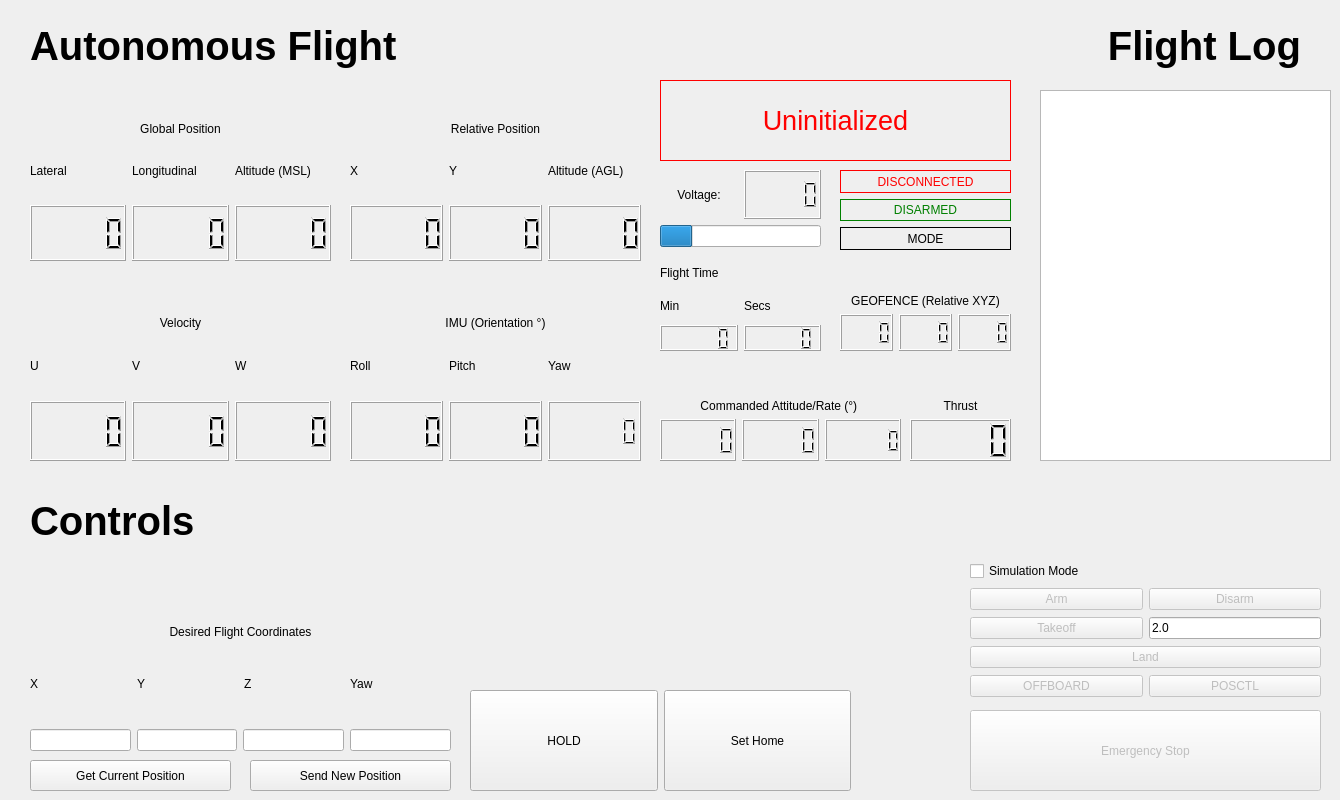
  <widget class="QWidget" name="AutonomousFlightMode_Tab">
   <attribute name="title">
    <string>Autonomous Flight</string>
   </attribute>
   <widget class="QLabel" name="AutonomousTitle">
    <property name="geometry">
     <rect>
      <x>30</x>
      <y>15</y>
      <width>481</width>
      <height>61</height>
     </rect>
    </property>
    <property name="font">
     <font>
      <pointsize>30</pointsize>
      <weight>75</weight>
      <bold>true</bold>
     </font>
    </property>
    <property name="text">
     <string>Autonomous Flight</string>
    </property>
   </widget>
   <widget class="QWidget" name="verticalLayoutWidget_2">
    <property name="geometry">
     <rect>
      <x>30</x>
      <y>80</y>
      <width>301</width>
      <height>181</height>
     </rect>
    </property>
    <layout class="QVBoxLayout" name="GPSDataLayout">
     <item>
      <widget class="QLabel" name="GPSLabel">
       <property name="text">
        <string>Global Position</string>
       </property>
       <property name="alignment">
        <set>Qt::AlignBottom|Qt::AlignHCenter</set>
       </property>
      </widget>
     </item>
     <item>
      <layout class="QHBoxLayout" name="GPSHLayout">
       <item>
        <widget class="QLabel" name="LatLabel">
         <property name="text">
          <string>Lateral</string>
         </property>
        </widget>
       </item>
       <item>
        <widget class="QLabel" name="LongLabel">
         <property name="text">
          <string>Longitudinal</string>
         </property>
        </widget>
       </item>
       <item>
        <widget class="QLabel" name="AltLabel">
         <property name="text">
          <string>Altitude (MSL)</string>
         </property>
        </widget>
       </item>
      </layout>
     </item>
     <item>
      <layout class="QHBoxLayout" name="GPS_DISP">
       <item>
        <widget class="QLCDNumber" name="LatGPS_DISP"/>
       </item>
       <item>
        <widget class="QLCDNumber" name="LongGPS_DISP"/>
       </item>
       <item>
        <widget class="QLCDNumber" name="AltGPS_DISP"/>
       </item>
      </layout>
     </item>
    </layout>
   </widget>
   <widget class="QWidget" name="verticalLayoutWidget_4">
    <property name="geometry">
     <rect>
      <x>350</x>
      <y>270</y>
      <width>291</width>
      <height>191</height>
     </rect>
    </property>
    <layout class="QVBoxLayout" name="IMULayout">
     <item>
      <widget class="QLabel" name="IMULabel">
       <property name="text">
        <string>IMU (Orientation °)</string>
       </property>
       <property name="alignment">
        <set>Qt::AlignBottom|Qt::AlignHCenter</set>
       </property>
      </widget>
     </item>
     <item>
      <layout class="QHBoxLayout" name="IMUHLayout">
       <item>
        <widget class="QLabel" name="XLabel0">
         <property name="text">
          <string>Roll</string>
         </property>
        </widget>
       </item>
       <item>
        <widget class="QLabel" name="YLabel0">
         <property name="text">
          <string>Pitch</string>
         </property>
        </widget>
       </item>
       <item>
        <widget class="QLabel" name="ZLabel0">
         <property name="text">
          <string>Yaw</string>
         </property>
        </widget>
       </item>
      </layout>
     </item>
     <item>
      <layout class="QHBoxLayout" name="IMU_DISP">
       <item>
        <widget class="QLCDNumber" name="X_DISP"/>
       </item>
       <item>
        <widget class="QLCDNumber" name="Y_DISP"/>
       </item>
       <item>
        <widget class="QLCDNumber" name="Z_DISP">
         <property name="digitCount">
          <number>6</number>
         </property>
        </widget>
       </item>
      </layout>
     </item>
    </layout>
   </widget>
   <widget class="QWidget" name="verticalLayoutWidget_5">
    <property name="geometry">
     <rect>
      <x>30</x>
      <y>270</y>
      <width>301</width>
      <height>191</height>
     </rect>
    </property>
    <layout class="QVBoxLayout" name="VelVLayout">
     <item>
      <widget class="QLabel" name="VelLabel">
       <property name="text">
        <string>Velocity</string>
       </property>
       <property name="alignment">
        <set>Qt::AlignBottom|Qt::AlignHCenter</set>
       </property>
      </widget>
     </item>
     <item>
      <layout class="QHBoxLayout" name="VelHLabel">
       <item>
        <widget class="QLabel" name="U_VEL_Label">
         <property name="text">
          <string>U</string>
         </property>
        </widget>
       </item>
       <item>
        <widget class="QLabel" name="V_VEL_Label">
         <property name="text">
          <string>V</string>
         </property>
        </widget>
       </item>
       <item>
        <widget class="QLabel" name="W_VEL_Label">
         <property name="text">
          <string>W</string>
         </property>
        </widget>
       </item>
      </layout>
     </item>
     <item>
      <layout class="QHBoxLayout" name="Vel_DISP">
       <item>
        <widget class="QLCDNumber" name="U_Vel_DISP"/>
       </item>
       <item>
        <widget class="QLCDNumber" name="V_Vel_DISP"/>
       </item>
       <item>
        <widget class="QLCDNumber" name="W_Vel_DISP"/>
       </item>
      </layout>
     </item>
    </layout>
   </widget>
   <widget class="QWidget" name="verticalLayoutWidget_6">
    <property name="geometry">
     <rect>
      <x>660</x>
      <y>260</y>
      <width>161</width>
      <height>91</height>
     </rect>
    </property>
    <layout class="QVBoxLayout" name="FlightTimeVLayout">
     <item>
      <widget class="QLabel" name="FlightTimeLabel">
       <property name="text">
        <string>Flight Time</string>
       </property>
      </widget>
     </item>
     <item>
      <layout class="QHBoxLayout" name="FlightTimeHLabel">
       <item>
        <widget class="QLabel" name="Min_Label">
         <property name="text">
          <string>Min</string>
         </property>
        </widget>
       </item>
       <item>
        <widget class="QLabel" name="Sec_Label">
         <property name="text">
          <string>Secs</string>
         </property>
        </widget>
       </item>
      </layout>
     </item>
     <item>
      <layout class="QHBoxLayout" name="FlightTime_DISP">
       <item>
        <widget class="QLCDNumber" name="Min_DISP"/>
       </item>
       <item>
        <widget class="QLCDNumber" name="Sec_DISP"/>
       </item>
      </layout>
     </item>
    </layout>
   </widget>
   <widget class="QTextBrowser" name="Logging">
    <property name="geometry">
     <rect>
      <x>1040</x>
      <y>90</y>
      <width>291</width>
      <height>371</height>
     </rect>
    </property>
   </widget>
   <widget class="QLabel" name="FlightLogTitle">
    <property name="geometry">
     <rect>
      <x>1060</x>
      <y>20</y>
      <width>241</width>
      <height>51</height>
     </rect>
    </property>
    <property name="font">
     <font>
      <pointsize>30</pointsize>
      <weight>75</weight>
      <bold>true</bold>
     </font>
    </property>
    <property name="text">
     <string>Flight Log</string>
    </property>
    <property name="alignment">
     <set>Qt::AlignRight|Qt::AlignTrailing|Qt::AlignVCenter</set>
    </property>
   </widget>
   <widget class="QWidget" name="verticalLayoutWidget_15">
    <property name="geometry">
     <rect>
      <x>30</x>
      <y>560</y>
      <width>421</width>
      <height>191</height>
     </rect>
    </property>
    <layout class="QVBoxLayout" name="DesiredFlightLayout">
     <item>
      <widget class="QLabel" name="DesiredFlightCoordinates">
       <property name="text">
        <string>Desired Flight Coordinates</string>
       </property>
       <property name="alignment">
        <set>Qt::AlignBottom|Qt::AlignHCenter</set>
       </property>
      </widget>
     </item>
     <item>
      <layout class="QHBoxLayout" name="FlightHLayout">
       <item>
        <widget class="QLabel" name="XLabel1">
         <property name="text">
          <string>X</string>
         </property>
        </widget>
       </item>
       <item>
        <widget class="QLabel" name="YLabel1">
         <property name="text">
          <string>Y</string>
         </property>
        </widget>
       </item>
       <item>
        <widget class="QLabel" name="ZLabel1">
         <property name="text">
          <string>Z</string>
         </property>
        </widget>
       </item>
       <item>
        <widget class="QLabel" name="ZLabel1_3">
         <property name="text">
          <string>Yaw</string>
         </property>
        </widget>
       </item>
      </layout>
     </item>
     <item>
      <layout class="QHBoxLayout" name="FlightHLayout1">
       <item>
        <widget class="QLineEdit" name="XPositionUAV">
         <property name="text">
          <string/>
         </property>
        </widget>
       </item>
       <item>
        <widget class="QLineEdit" name="YPositionUAV"/>
       </item>
       <item>
        <widget class="QLineEdit" name="ZPositionUAV"/>
       </item>
       <item>
        <widget class="QLineEdit" name="YAWUAV"/>
       </item>
      </layout>
     </item>
    </layout>
   </widget>
   <widget class="QPushButton" name="GetCurrentPositionUAV">
    <property name="geometry">
     <rect>
      <x>30</x>
      <y>760</y>
      <width>201</width>
      <height>31</height>
     </rect>
    </property>
    <property name="text">
     <string>Get Current Position</string>
    </property>
   </widget>
   <widget class="QPushButton" name="EmergencyStop">
    <property name="enabled">
     <bool>false</bool>
    </property>
    <property name="geometry">
     <rect>
      <x>970</x>
      <y>710</y>
      <width>351</width>
      <height>81</height>
     </rect>
    </property>
    <property name="text">
     <string>Emergency Stop</string>
    </property>
   </widget>
   <widget class="QPushButton" name="SendPositionUAV">
    <property name="geometry">
     <rect>
      <x>250</x>
      <y>760</y>
      <width>201</width>
      <height>31</height>
     </rect>
    </property>
    <property name="text">
     <string>Send New Position</string>
    </property>
    <property name="shortcut">
     <string>Return</string>
    </property>
   </widget>
   <widget class="QWidget" name="verticalLayoutWidget_14">
    <property name="geometry">
     <rect>
      <x>350</x>
      <y>80</y>
      <width>291</width>
      <height>181</height>
     </rect>
    </property>
    <layout class="QVBoxLayout" name="GPSDataLayout_3">
     <item>
      <widget class="QLabel" name="GPSLabel_2">
       <property name="text">
        <string>Relative Position</string>
       </property>
       <property name="alignment">
        <set>Qt::AlignBottom|Qt::AlignHCenter</set>
       </property>
      </widget>
     </item>
     <item>
      <layout class="QHBoxLayout" name="GPSHLayout_2">
       <item>
        <widget class="QLabel" name="LatLabel_2">
         <property name="text">
          <string>X</string>
         </property>
        </widget>
       </item>
       <item>
        <widget class="QLabel" name="LongLabel_2">
         <property name="text">
          <string>Y</string>
         </property>
        </widget>
       </item>
       <item>
        <widget class="QLabel" name="AltLabel_2">
         <property name="text">
          <string>Altitude (AGL)</string>
         </property>
        </widget>
       </item>
      </layout>
     </item>
     <item>
      <layout class="QHBoxLayout" name="GPS_DISP_2">
       <item>
        <widget class="QLCDNumber" name="RelX_DISP"/>
       </item>
       <item>
        <widget class="QLCDNumber" name="RelY_DISP"/>
       </item>
       <item>
        <widget class="QLCDNumber" name="AGL_DISP"/>
       </item>
      </layout>
     </item>
    </layout>
   </widget>
   <widget class="QLabel" name="AutonomousTitle_2">
    <property name="geometry">
     <rect>
      <x>30</x>
      <y>490</y>
      <width>281</width>
      <height>61</height>
     </rect>
    </property>
    <property name="font">
     <font>
      <pointsize>30</pointsize>
      <weight>75</weight>
      <bold>true</bold>
     </font>
    </property>
    <property name="text">
     <string>Controls</string>
    </property>
   </widget>
   <widget class="QWidget" name="gridLayoutWidget">
    <property name="geometry">
     <rect>
      <x>660</x>
      <y>170</y>
      <width>161</width>
      <height>77</height>
     </rect>
    </property>
    <layout class="QGridLayout" name="BatLayout">
     <item row="1" column="0" colspan="2">
      <widget class="QProgressBar" name="BatInd">
       <property name="value">
        <number>20</number>
       </property>
       <property name="textVisible">
        <bool>false</bool>
       </property>
      </widget>
     </item>
     <item row="0" column="0">
      <widget class="QLabel" name="Voltage_Label">
       <property name="text">
        <string>Voltage:</string>
       </property>
       <property name="alignment">
        <set>Qt::AlignCenter</set>
       </property>
      </widget>
     </item>
     <item row="0" column="1">
      <widget class="QLCDNumber" name="VOLT_DISP"/>
     </item>
    </layout>
   </widget>
   <widget class="QWidget" name="verticalLayoutWidget_3">
    <property name="geometry">
     <rect>
      <x>840</x>
      <y>170</y>
      <width>171</width>
      <height>80</height>
     </rect>
    </property>
    <layout class="QVBoxLayout" name="verticalLayout">
     <item>
      <widget class="QLabel" name="StateConnected">
       <property name="styleSheet">
        <string notr="true">color : red</string>
       </property>
       <property name="frameShape">
        <enum>QFrame::Box</enum>
       </property>
       <property name="frameShadow">
        <enum>QFrame::Plain</enum>
       </property>
       <property name="text">
        <string>DISCONNECTED</string>
       </property>
       <property name="alignment">
        <set>Qt::AlignCenter</set>
       </property>
      </widget>
     </item>
     <item>
      <widget class="QLabel" name="StateARM">
       <property name="styleSheet">
        <string notr="true">color : green</string>
       </property>
       <property name="frameShape">
        <enum>QFrame::Box</enum>
       </property>
       <property name="frameShadow">
        <enum>QFrame::Plain</enum>
       </property>
       <property name="text">
        <string>DISARMED</string>
       </property>
       <property name="alignment">
        <set>Qt::AlignCenter</set>
       </property>
      </widget>
     </item>
     <item>
      <widget class="QLabel" name="StateMode">
       <property name="styleSheet">
        <string notr="true"/>
       </property>
       <property name="frameShape">
        <enum>QFrame::Box</enum>
       </property>
       <property name="frameShadow">
        <enum>QFrame::Plain</enum>
       </property>
       <property name="text">
        <string>MODE</string>
       </property>
       <property name="alignment">
        <set>Qt::AlignCenter</set>
       </property>
      </widget>
     </item>
    </layout>
   </widget>
   <widget class="QWidget" name="gridLayoutWidget_2">
    <property name="geometry">
     <rect>
      <x>970</x>
      <y>560</y>
      <width>351</width>
      <height>141</height>
     </rect>
    </property>
    <layout class="QGridLayout" name="gridLayout">
     <property name="sizeConstraint">
      <enum>QLayout::SetNoConstraint</enum>
     </property>
     <item row="3" column="1">
      <widget class="QLineEdit" name="TakeoffHeight">
       <property name="sizePolicy">
        <sizepolicy hsizetype="Minimum" vsizetype="Fixed">
         <horstretch>0</horstretch>
         <verstretch>0</verstretch>
        </sizepolicy>
       </property>
       <property name="text">
        <string>2.0</string>
       </property>
      </widget>
     </item>
     <item row="2" column="1">
      <widget class="QPushButton" name="DISARM">
       <property name="enabled">
        <bool>false</bool>
       </property>
       <property name="text">
        <string>Disarm</string>
       </property>
      </widget>
     </item>
     <item row="0" column="0">
      <widget class="QCheckBox" name="SimulationMode">
       <property name="text">
        <string>Simulation Mode</string>
       </property>
       <property name="checked">
        <bool>false</bool>
       </property>
      </widget>
     </item>
     <item row="4" column="0" colspan="2">
      <widget class="QPushButton" name="Land">
       <property name="enabled">
        <bool>false</bool>
       </property>
       <property name="sizePolicy">
        <sizepolicy hsizetype="Preferred" vsizetype="Fixed">
         <horstretch>0</horstretch>
         <verstretch>0</verstretch>
        </sizepolicy>
       </property>
       <property name="text">
        <string>Land</string>
       </property>
      </widget>
     </item>
     <item row="3" column="0">
      <widget class="QPushButton" name="Takeoff">
       <property name="enabled">
        <bool>false</bool>
       </property>
       <property name="text">
        <string>Takeoff</string>
       </property>
      </widget>
     </item>
     <item row="2" column="0">
      <widget class="QPushButton" name="ARM">
       <property name="enabled">
        <bool>false</bool>
       </property>
       <property name="text">
        <string>Arm</string>
       </property>
      </widget>
     </item>
     <item row="5" column="0">
      <widget class="QPushButton" name="OFFBOARD">
       <property name="enabled">
        <bool>false</bool>
       </property>
       <property name="text">
        <string>OFFBOARD</string>
       </property>
      </widget>
     </item>
     <item row="5" column="1">
      <widget class="QPushButton" name="POSCTL">
       <property name="enabled">
        <bool>false</bool>
       </property>
       <property name="text">
        <string>POSCTL</string>
       </property>
      </widget>
     </item>
    </layout>
   </widget>
   <widget class="QLabel" name="StateSimulation">
    <property name="geometry">
     <rect>
      <x>660</x>
      <y>80</y>
      <width>351</width>
      <height>81</height>
     </rect>
    </property>
    <property name="font">
     <font>
      <pointsize>20</pointsize>
     </font>
    </property>
    <property name="styleSheet">
     <string notr="true">color: red</string>
    </property>
    <property name="frameShape">
     <enum>QFrame::Box</enum>
    </property>
    <property name="frameShadow">
     <enum>QFrame::Plain</enum>
    </property>
    <property name="text">
     <string>Uninitialized</string>
    </property>
    <property name="alignment">
     <set>Qt::AlignCenter</set>
    </property>
   </widget>
   <widget class="QWidget" name="verticalLayoutWidget_19">
    <property name="geometry">
     <rect>
      <x>840</x>
      <y>270</y>
      <width>171</width>
      <height>81</height>
     </rect>
    </property>
    <layout class="QVBoxLayout" name="GPSDataLayout_4">
     <item>
      <widget class="QLabel" name="GPSLabel_5">
       <property name="text">
        <string>GEOFENCE (Relative XYZ)</string>
       </property>
       <property name="alignment">
        <set>Qt::AlignBottom|Qt::AlignHCenter</set>
       </property>
      </widget>
     </item>
     <item>
      <layout class="QHBoxLayout" name="GPS_DISP_3">
       <item>
        <widget class="QLCDNumber" name="Geofence_X">
         <property name="digitCount">
          <number>4</number>
         </property>
        </widget>
       </item>
       <item>
        <widget class="QLCDNumber" name="Geofence_Y">
         <property name="digitCount">
          <number>4</number>
         </property>
        </widget>
       </item>
       <item>
        <widget class="QLCDNumber" name="Geofence_Z">
         <property name="digitCount">
          <number>4</number>
         </property>
        </widget>
       </item>
      </layout>
     </item>
    </layout>
   </widget>
   <widget class="QWidget" name="verticalLayoutWidget_20">
    <property name="geometry">
     <rect>
      <x>660</x>
      <y>370</y>
      <width>241</width>
      <height>91</height>
     </rect>
    </property>
    <layout class="QVBoxLayout" name="GPSDataLayout_6">
     <item>
      <widget class="QLabel" name="GPSLabel_7">
       <property name="text">
        <string>Commanded Attitude/Rate (°) </string>
       </property>
       <property name="alignment">
        <set>Qt::AlignBottom|Qt::AlignHCenter</set>
       </property>
      </widget>
     </item>
     <item>
      <layout class="QHBoxLayout" name="GPS_DISP_6">
       <item>
        <widget class="QLCDNumber" name="TargROLL_DISP"/>
       </item>
       <item>
        <widget class="QLCDNumber" name="TargPITCH_DISP"/>
       </item>
       <item>
        <widget class="QLCDNumber" name="TargYAW_DISP">
         <property name="digitCount">
          <number>6</number>
         </property>
        </widget>
       </item>
      </layout>
     </item>
    </layout>
   </widget>
   <widget class="QWidget" name="verticalLayoutWidget_21">
    <property name="geometry">
     <rect>
      <x>910</x>
      <y>370</y>
      <width>101</width>
      <height>91</height>
     </rect>
    </property>
    <layout class="QVBoxLayout" name="GPSDataLayout_7">
     <item>
      <widget class="QLabel" name="GPSLabel_9">
       <property name="text">
        <string>Thrust</string>
       </property>
       <property name="alignment">
        <set>Qt::AlignBottom|Qt::AlignHCenter</set>
       </property>
      </widget>
     </item>
     <item>
      <layout class="QHBoxLayout" name="GPS_DISP_7">
       <item>
        <widget class="QLCDNumber" name="TargTHRUST_DISP"/>
       </item>
      </layout>
     </item>
    </layout>
   </widget>
   <widget class="QWidget" name="gridLayoutWidget_4">
    <property name="geometry">
     <rect>
      <x>470</x>
      <y>690</y>
      <width>381</width>
      <height>101</height>
     </rect>
    </property>
    <layout class="QGridLayout" name="gridLayout_3">
     <property name="sizeConstraint">
      <enum>QLayout::SetMinimumSize</enum>
     </property>
     <item row="1" column="0">
      <widget class="QPushButton" name="HOLD">
       <property name="sizePolicy">
        <sizepolicy hsizetype="Preferred" vsizetype="Preferred">
         <horstretch>0</horstretch>
         <verstretch>0</verstretch>
        </sizepolicy>
       </property>
       <property name="text">
        <string>HOLD</string>
       </property>
       <property name="iconSize">
        <size>
         <width>16</width>
         <height>16</height>
        </size>
       </property>
       <property name="shortcut">
        <string>Esc</string>
       </property>
       <property name="checkable">
        <bool>false</bool>
       </property>
       <property name="autoDefault">
        <bool>false</bool>
       </property>
       <property name="default">
        <bool>false</bool>
       </property>
       <property name="flat">
        <bool>false</bool>
       </property>
      </widget>
     </item>
     <item row="1" column="1">
      <widget class="QPushButton" name="SetHome">
       <property name="sizePolicy">
        <sizepolicy hsizetype="Preferred" vsizetype="Preferred">
         <horstretch>0</horstretch>
         <verstretch>0</verstretch>
        </sizepolicy>
       </property>
       <property name="text">
        <string>Set Home</string>
       </property>
      </widget>
     </item>
    </layout>
   </widget>
  </widget>
